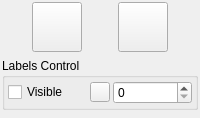
      <widget class="QWidget" name="Labels">
       <attribute name="title">
        <string>Label Control</string>
       </attribute>
       <layout class="QVBoxLayout" name="verticalLayout_10">
        <property name="leftMargin">
         <number>2</number>
        </property>
        <property name="topMargin">
         <number>2</number>
        </property>
        <property name="rightMargin">
         <number>2</number>
        </property>
        <property name="bottomMargin">
         <number>2</number>
        </property>
        <item>
         <layout class="QHBoxLayout" name="horizontalLayout_19">
          <item>
           <widget class="QPushButton" name="RenderButton">
            <property name="sizePolicy">
             <sizepolicy hsizetype="Minimum" vsizetype="Fixed">
              <horstretch>0</horstretch>
              <verstretch>0</verstretch>
             </sizepolicy>
            </property>
            <property name="minimumSize">
             <size>
              <width>50</width>
              <height>50</height>
             </size>
            </property>
            <property name="maximumSize">
             <size>
              <width>50</width>
              <height>50</height>
             </size>
            </property>
            <property name="toolTip">
             <string>Render Labels</string>
            </property>
            <property name="text">
             <string/>
            </property>
            <property name="icon">
             <iconset resource="TractCreator.qrc">
              <normaloff>:/images/labeled_sub.png</normaloff>:/images/labeled_sub.png</iconset>
            </property>
            <property name="iconSize">
             <size>
              <width>45</width>
              <height>45</height>
             </size>
            </property>
           </widget>
          </item>
          <item>
           <widget class="QPushButton" name="ClearLabelsButton">
            <property name="minimumSize">
             <size>
              <width>50</width>
              <height>50</height>
             </size>
            </property>
            <property name="maximumSize">
             <size>
              <width>50</width>
              <height>50</height>
             </size>
            </property>
            <property name="toolTip">
             <string>Clear Labels</string>
            </property>
            <property name="text">
             <string/>
            </property>
            <property name="icon">
             <iconset resource="TractCreator.qrc">
              <normaloff>:/images/clear.png</normaloff>:/images/clear.png</iconset>
            </property>
            <property name="iconSize">
             <size>
              <width>45</width>
              <height>45</height>
             </size>
            </property>
           </widget>
          </item>
         </layout>
        </item>
        <item>
         <widget class="QGroupBox" name="LabelsControlBox">
          <property name="title">
           <string>Labels Control</string>
          </property>
          <layout class="QVBoxLayout" name="verticalLayout_9">
           <property name="spacing">
            <number>3</number>
           </property>
           <property name="leftMargin">
            <number>3</number>
           </property>
           <property name="topMargin">
            <number>3</number>
           </property>
           <property name="rightMargin">
            <number>3</number>
           </property>
           <property name="bottomMargin">
            <number>3</number>
           </property>
           <item>
            <layout class="QHBoxLayout" name="horizontalLayout_10">
             <item>
              <widget class="QCheckBox" name="VisibilityStatusCheck">
               <property name="text">
                <string>Visible</string>
               </property>
              </widget>
             </item>
             <item>
              <widget class="QPushButton" name="LabelColorButton">
               <property name="maximumSize">
                <size>
                 <width>20</width>
                 <height>20</height>
                </size>
               </property>
               <property name="text">
                <string/>
               </property>
               <property name="iconSize">
                <size>
                 <width>18</width>
                 <height>18</height>
                </size>
               </property>
               <property name="default">
                <bool>false</bool>
               </property>
               <property name="flat">
                <bool>false</bool>
               </property>
              </widget>
             </item>
             <item>
              <widget class="QSpinBox" name="LabelOpacitySpinner">
               <property name="maximum">
                <number>100</number>
               </property>
               <property name="singleStep">
                <number>10</number>
               </property>
              </widget>
             </item>
            </layout>
           </item>
          </layout>
         </widget>
        </item>
        <item>
         <widget class="QFrame" name="Label_ROI_Control_Box">
          <property name="frameShape">
           <enum>QFrame::NoFrame</enum>
          </property>
          <property name="frameShadow">
           <enum>QFrame::Plain</enum>
          </property>
          <layout class="QVBoxLayout" name="verticalLayout_23">
           <property name="leftMargin">
            <number>0</number>
           </property>
           <property name="topMargin">
            <number>0</number>
           </property>
           <property name="rightMargin">
            <number>0</number>
           </property>
           <property name="bottomMargin">
            <number>0</number>
           </property>
          </layout>
         </widget>
        </item>
       </layout>
      </widget>
